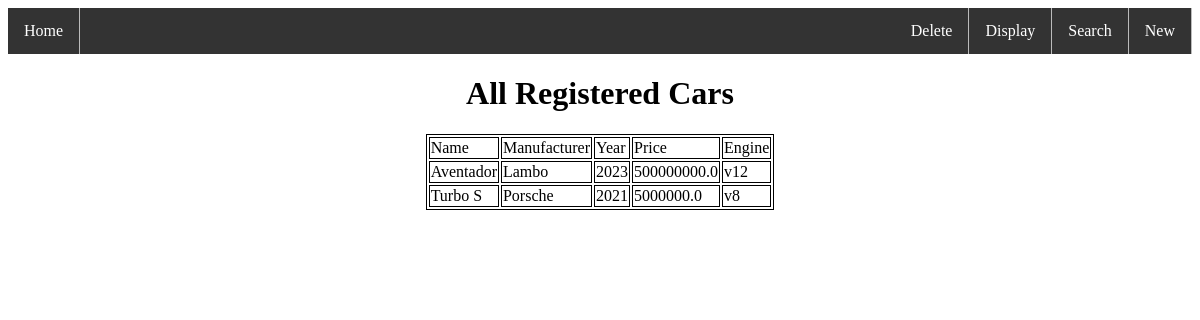
The page /display on the database its author committed.
### mycar/models.py (models this page shows)
class carmodel(models.Model):
    car_name = models.CharField(max_length=50)
    car_manufacturer = models.CharField(max_length=50)
    car_year = models.IntegerField()
    car_price = models.FloatField()
    car_engine = models.CharField(max_length=10)

### mycar/views.py (the view)
# urls.py: path('display', views.display),
def display(request):
    title = "All Registered Cars"
    queryset = carmodel.objects.all()
    context = {
        "title": title,
        "queryset": queryset
    }
    return render(request, 'display.html', context)

### Templates/display.html (shortened to what this page needs)
<!DOCTYPE html>
<html lang="en">
<head>
</head>
{% extends "base.html" %}
{% block home %}
<body>
<h1>{{ title }}</h1>
<table>
    <thead>
    <tr>
        <td>Name</td>
        <td>Manufacturer</td>
        <td>Year</td>
        <td>Price</td>
        <td>Engine</td>
    </tr>
    </thead>
    {% for k in queryset %}
    <tbody>
        <tr>
            <td>
             {{k.car_name}}
            </td>
            <td>{{k.car_manufacturer}}</td>
            <td>{{k.car_year}}</td>
            <td>{{k.car_price}}</td>
            <td>{{k.car_engine}}</td>
        </tr>
    </tbody>
     {% endfor %}
</table>
</body>
{% endblock %}

### Templates/base.html (shortened to what this page needs)
<!DOCTYPE html>
<html lang="en">
<head>
</head>
<body>
<ul>
    <li><a href="/home">Home</a></li>
    <li><a href="/new">New</a></li>
    <li><a href="/search">Search</a></li>
    <li><a href="/display">Display</a></li>
    <li><a href="/delete">Delete</a></li>
</ul>
</body>
{% block home %}
{% endblock %}
</html>

### Templates/display.html (style rules this page uses)
table, th, td { border: 1px solid black; }
h1 { text-align:center; }
table { margin: 0; margin-left: auto; margin-right: auto; }

### Templates/base.html (style rules this page uses)
ul { list-style-type: none; margin: 0; padding: 0; overflow: hidden; background-color: #333; }
li { float: right; border-right: 1px solid #bbb; }
li:first-child { float:left; }
li a { display: block; color: white; text-align: center; padding: 14px 16px; text-decoration: none; }

### rows shown on the page
carmodel: car_name "Aventador", car_manufacturer "Lambo", car_year "2023", car_price "500000000.0", car_engine "v12"
carmodel: car_name "Turbo S", car_manufacturer "Porsche", car_year "2021", car_price "5000000.0", car_engine "v8"

### other values the page prints
{{ title }} "All Registered Cars"
